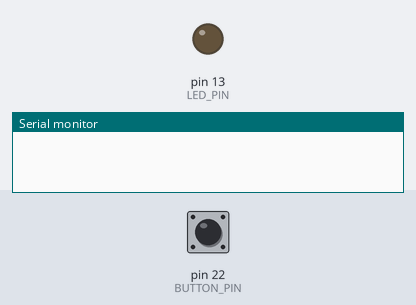
The sketch below on a simulated Arduino Mega 2560, built with avr-gcc and run on an emulated ATmega2560. Shown: output pins drawn as LEDs (lit = HIGH), the last lines printed to the serial monitor. The test bench sets the inputs (shaded band); at power-on: pin 22 (BUTTON_PIN) HIGH.

Above: at 1.2 s.
1.3 s: pin 22 (BUTTON_PIN) pulled LOW for 0.15 s
At 3.2 s:
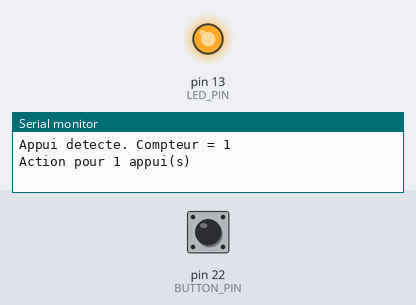
3.8 s: pin 22 (BUTTON_PIN) pulsed LOW 5 times (0.12 s each, 0.3 s apart)
8.3 s: pin 22 (BUTTON_PIN) pulled LOW for 1 s
12.3 s: pin 22 (BUTTON_PIN) pulsed LOW 2 times (0.12 s each, 0.3 s apart)
Timing chart, 0 to 15.3 s (numbered marks = the images above; inputs shaded):
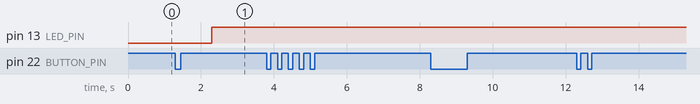

Measured:
- after the input at 1.3 s, pin 13 (LED_PIN): LOW → HIGH after 1.0 s

The sketch:

led.ino.ino
```cpp
#define LED_PIN 13
#define BUTTON_PIN 22

void setup() {
  pinMode(LED_PIN, OUTPUT);
  pinMode(BUTTON_PIN, INPUT_PULLUP);
  Serial.begin(9600);
}

//void loop() {
//  int buttonState = digitalRead(BUTTON_PIN);

//  if (buttonState == LOW) {
//    digitalWrite(LED_PIN, HIGH); // Bouton appuyé -> LED ON
//  } else {
//   digitalWrite(LED_PIN, LOW); // Bouton relâché -> LED OFF
// }
//}

void loop() {
  static int pressCount = 0;
  static int lastButtonState = HIGH;
  static unsigned long lastPressTime = 0;

  int buttonState = digitalRead(BUTTON_PIN);

  if (buttonState == LOW && lastButtonState == HIGH) { // détection front descendant = nouvel appui
    pressCount++;
    lastPressTime = millis();
    Serial.print("Appui detecte. Compteur = ");
    Serial.println(pressCount);
  }

  lastButtonState = buttonState;

  // Si plus de 1 seconde s'est écoulée depuis le dernier appui, agir selon le nombre d'appuis
  if ((millis() - lastPressTime) > 1000 && pressCount > 0) {
    Serial.print("Action pour ");
    Serial.print(pressCount);
    Serial.println(" appui(s)");

    if (pressCount == 1) {
      digitalWrite(LED_PIN, HIGH); pressCount = 0;// 1 appui -> LED ON
    } else if (pressCount == 2) {
      digitalWrite(LED_PIN, HIGH); pressCount = 0; // 2 appuis -> LED reste ON (identique pour l’instant)
    } else if (pressCount == 3) {
      digitalWrite(LED_PIN, LOW);pressCount = 0; // 3 appuis -> LED OFF (clignotement à ajouter plus tard)
    }
    //pressCount = 0; // reset du compteur après action
  }
}
```
